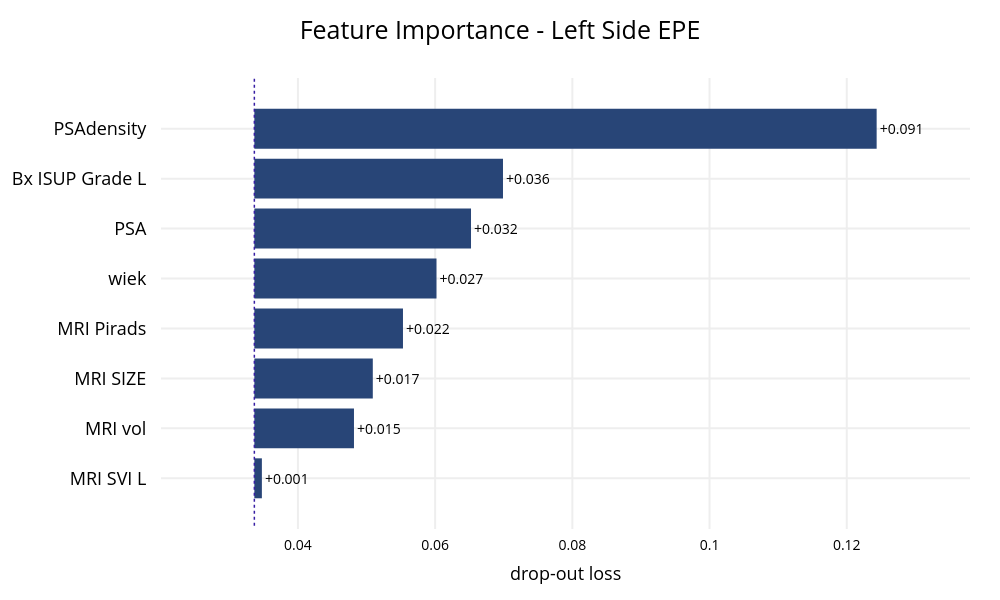

Source (notebook cell):
### Markdown cell above
## 9. Conclusions

This notebook demonstrates side-specific EPE prediction models.

### Key Findings:
1. **Side-specific features** (MRI EPE L/P, MRI SVI L/P, Bx ISUP Grade L/P) allow for targeted prediction of EPE on each prostate side
2. **Model performance** can be compared between left side, right side, and overall EPE predictions
3. **Clinical utility**: Side-specific models may help surgeons in planning nerve-sparing approaches based on predicted EPE location

### Next Steps:
- Validate models on external datasets
- Compare with MSKCC nomograms for side-specific prediction
- Investigate features that differ in importance between left and right side models
- Consider integrating additional data from Studenciaki datasets for enhanced predictions

### Code cell
# Feature importance for Left Side Model
plot_feature_importances(trained_model_L, X_L, y_L, title="Feature Importance - Left Side EPE", max_vars=8)

### Figure 1 — Plotly figure (JSON) as saved in the notebook; plotly's stock layout.template omitted (floating-point values rounded to 4 significant figures)
{"data": [{"base": 0.03365, "hoverinfo": "text", "hoverlabel": {"bgcolor": "rgba(0,0,0,0.8)"}, "hovertext": ["Model: XGBClassifier loss after<br>variable: PSAdensity is permuted: 0.124<br>Drop-out loss change: +0.091", "Model: XGBClassifier loss after<br>variable: Bx ISUP Grade L is permuted: 0.07<br>Drop-out loss change: +0.036", "Model: XGBClassifier loss after<br>variable: PSA is permuted: 0.065<br>Drop-out loss change: +0.032", "Model: XGBClassifier loss after<br>variable: wiek is permuted: 0.06<br>Drop-out loss change: +0.027", "Model: XGBClassifier loss after<br>variable: MRI Pirads is permuted: 0.055<br>Drop-out loss change: +0.022", "Model: XGBClassifier loss after<br>variable: MRI SIZE is permuted: 0.051<br>Drop-out loss change: +0.017", "Model: XGBClassifier loss after<br>variable: MRI vol is permuted: 0.048<br>Drop-out loss change: +0.015", "Model: XGBClassifier loss after<br>variable: MRI SVI L is permuted: 0.035<br>Drop-out loss change: +0.001"], "marker": {"color": "#284577"}, "orientation": "h", "showlegend": false, "text": ["+0.091", "+0.036", "+0.032", "+0.027", "+0.022", "+0.017", "+0.015", "+0.001"], "textposition": "outside", "type": "bar", "x": [0.09071, 0.03624, 0.03158, 0.02655, 0.02167, 0.01727, 0.01452, 0.001098], "xaxis": "x", "y": ["PSAdensity", "Bx ISUP Grade L", "PSA", "wiek", "MRI Pirads", "MRI SIZE", "MRI vol", "MRI SVI L"], "yaxis": "y"}], "layout": {"annotations": [{"font": {"size": 18}, "showarrow": false, "text": "", "x": 0.5, "xanchor": "center", "xref": "paper", "y": 1, "yanchor": "bottom", "yref": "paper"}, {"font": {"size": 18}, "showarrow": false, "text": "drop-out loss", "x": 0.5, "xanchor": "center", "xref": "paper", "y": 0, "yanchor": "top", "yref": "paper", "yshift": -30}], "font": {"color": "black", "size": 14}, "height": 600, "margin": {"b": 71, "r": 30, "t": 78}, "shapes": [{"line": {"color": "#371ea3", "dash": "dot", "width": 1.5}, "type": "line", "x0": 0.03365, "x1": 0.03365, "xref": "x", "y0": -1, "y1": 8, "yref": "y"}], "title": {"font": {"color": "black", "size": 25}, "text": "Feature Importance - Left Side EPE", "x": 0.5}, "width": 1000, "xaxis": {"anchor": "y", "automargin": true, "domain": [0, 1], "fixedrange": true, "gridwidth": 2, "range": [0.02004, 0.138], "tickcolor": "white", "ticklen": 3, "ticks": "outside", "type": "linear", "zeroline": false}, "yaxis": {"anchor": "x", "automargin": true, "autorange": "reversed", "domain": [0, 1], "fixedrange": true, "gridwidth": 2, "tickcolor": "white", "tickfont": {"size": 18}, "ticklen": 10, "ticks": "outside", "type": "category"}}}
